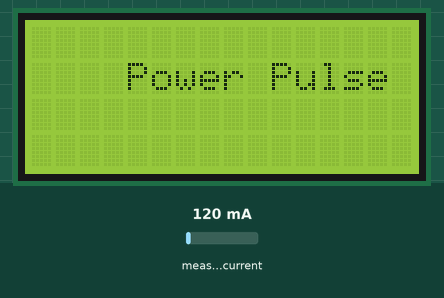
This program was run on a simulated ESP32. Shown: 16×4 character LCD. The test bench sets the inputs (shaded band); at power-on: measured current 120 mA (analog values on the 0–4095 scale). WiFi joins after 1.5 s; servers stay silent unless stated; the local clock reads 2024-03-15 10:24:30 at power-on unless the program sets it; no MQTT or app messages arrive unless stated; what the program prints to the serial monitor is not drawn.

Above: at 0.1 s.
At 10.0 s:
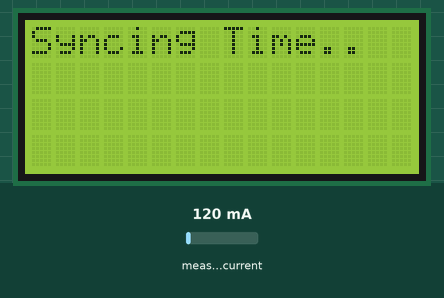
At 13.5 s:
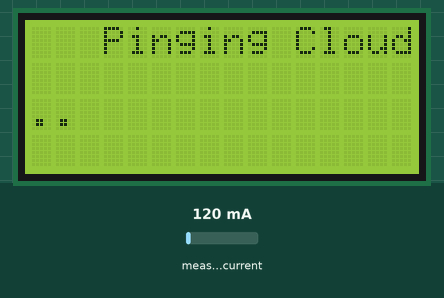
At 16.6 s:
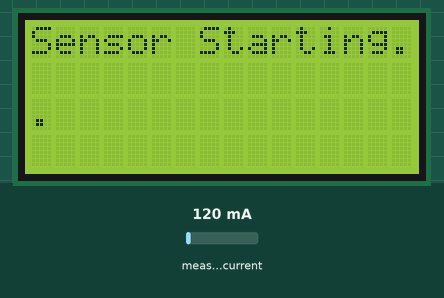
At 19.8 s:
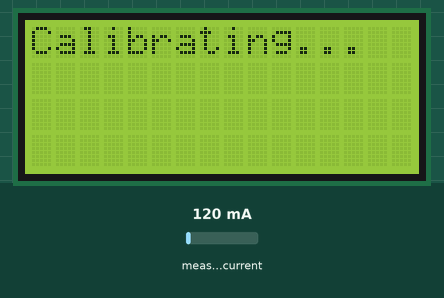
At 35.9 s:
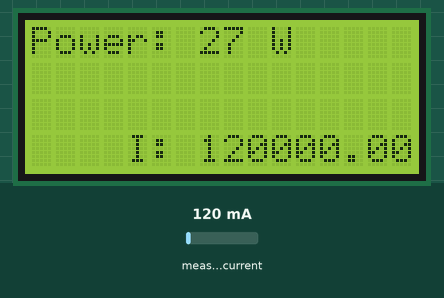

The program:

main.cpp
```cpp
#include <Arduino.h>
#include <LiquidCrystal_I2C.h>
#include "EmonLib.h"
#include <driver/adc.h>
#include <WiFi.h>
#include <time.h>

#include "classes/AWSConnector.cpp"

// WIFI
#define WIFI_SSID "Frontier0119"
#define WIFI_PASSWORD "CeleryViolet2526"

// Name Device for AWS IOT
#define DEVICE_NAME "powerPulse"
#define AWS_IOT_ENDPOINT "a25xd37dcl2y9g-ats.iot.us-east-1.amazonaws.com"
#define AWS_IOT_TOPIC "powerPulse/pub"
#define AWS_RECONNECT_ DDLAY 200
#define AWS_MAX_RECONNECT_TRIES 50
#define MEASUREMENT_INTERVAL 1000 // 1 second
#define UPLOAD_COUNT 30 // 30 measurements
#define CALIBRATION_TIME 10000 // 10 S

// NTP Server settings
#define NTP_SERVER "pool.ntp.org"
#define GTM_OFFSET_SEC 0 // Change based on timezone
#define DAYLIGHT_OFFSET_SEC 0 // Change based on daylight savings time

// Set the LCD address to 0x27 for a 16 chars and 2 line display
LiquidCrystal_I2C lcd(0x27, 16, 4);
EnergyMonitor emon1;
AWSConnector awsConnector;

// Constants
#define ADC_INPUT 34  // GPIO pin for sensor input
#define HOME_VOLTAGE 230.0  // Assuming 230V mains voltage
#define ADC_BITS 10
#define ADC_COUNTS (1<<ADC_BITS)

// Structures to store measurements with timestamps
typedef struct {
  short power;
  double amps;
  unsigned long timestamp;
} PowerMeasurement;

// Variables for timing
PowerMeasurement measurements[UPLOAD_COUNT];
short measureIndex = 0;
unsigned long lastMeasurement = 0;
unsigned long timeFinishedSetup = 0;
bool isCalibrated = true;


void writeEnergyToDisplay(double watts, double amps) {
  lcd.setCursor(0, 0);
  lcd.print("Power: ");
  lcd.print((int)watts);
  lcd.print(" W    ");

  lcd.setCursor(0, 3);
  lcd.print("I: ");
  lcd.print(amps * 1000);
  lcd.print(" mA    ");


// Print to serial for debugging
Serial.print("Power: ");
Serial.print((int)watts);
Serial.print(" W, ");
Serial.print("Current: ");
Serial.print(amps * 1000, 0);
Serial.println(" mA");
}

void printIPAddress() {
  // lcd.setCursor(0, 2);
  Serial.print("IP: ");
  Serial.println(WiFi.localIP().toString());
}


void connectToWifi() {
  lcd.setCursor(0, 0);
  Serial.println("Connecting to WiFi...");

  WiFi.mode(WIFI_STA);
  WiFi.setHostname("PowerPulse");
  WiFi.begin(WIFI_SSID, WIFI_PASSWORD);
  delay(300);

  // Try to connect 10 times to WiFi
  int retries = 0;
  while (WiFi.status() != WL_CONNECTED && retries < 10) {
    delay(500);
    Serial.print(".");
    retries++;
  }

  // If we're still not connected, deep sleep mode and try again
  if(WiFi.status() != WL_CONNECTED) {
    Serial.println("Failed to connect to WiFi");
    esp_sleep_enable_timer_wakeup(1 * 60L * 1000000L);
    esp_deep_sleep_start();

  }

  // Connected Confirmation
  Serial.println("Connected to WiFi");

  // Print IP Address
  printIPAddress();
  delay(3000);
}

void setupTime() {
  // Connect to NTP server
  configTime(GTM_OFFSET_SEC, DAYLIGHT_OFFSET_SEC, NTP_SERVER);

  // Wait for time to be set
  time_t now = 0;
  struct tm timeinfo;
  int retry = 0;
  const int maxRetry = 10;

  while(now < 8 * 3600 * 2 && retry < maxRetry) {
  Serial.print("Waiting for time to be set...");
  delay(500);
  time(&now);
  retry++ ;
  }

  if(retry == maxRetry) {
    Serial.println("Failed to connect to NTP server");
  } else {
    localtime_r(&now, &timeinfo);
    Serial.println("Current time: ");
    Serial.println(asctime(&timeinfo));
  }
}

String getFormattedTime() {
  time_t now;
  struct tm timeinfo;
  time(&now);
  localtime_r(&now, &timeinfo);

  char timeStringBuff[25];

  // YYYY-MM-DDTHH:MM:SS
  sprintf(timeStringBuff, "%d-%02d-%02dT%02d:%02d:%02d", timeinfo.tm_year + 1900, timeinfo.tm_mon + 1, timeinfo.tm_mday, timeinfo.tm_hour, timeinfo.tm_min, timeinfo.tm_sec);

  return String(timeStringBuff);
}

unsigned long getCurrentTimestamp() {
  time_t now;
  time(&now);
  return (unsigned long)now;
}

void setup() {

  // Configure ADC
  adc1_config_channel_atten(ADC1_CHANNEL_6, ADC_ATTEN_DB_12);
  analogReadResolution(ADC_BITS);

  // Initialize serial communication
  Serial.begin(115200);

  // Initialize LCD
  lcd.init();
  lcd.backlight();
  lcd.clear();

  // Display startup message
  lcd.setCursor(4, 1);
  lcd.print("Power Pulse");
  delay(5000);
  lcd.clear();

  connectToWifi();
  lcd.clear();

  // Setup time
  lcd.setCursor(0, 0);
  lcd.print("Syncing Time..");
  setupTime();
  delay(3000);
  lcd.clear();

  // Initialize emon library
  emon1.current(ADC_INPUT, 30);

  lcd.setCursor(3, 0);
  lcd.print("Pinging Cloud..");
  awsConnector.setup();
  delay(3000);
  lcd.clear();


  lcd.setCursor(0, 0);
  lcd.print("Sensor Starting..");
  delay(3000);
  lcd.clear();
  timeFinishedSetup = millis();


}


void loop() {
  unsigned long currentMillis = millis();


  // Take measurements every second
  if (currentMillis - lastMeasurement > MEASUREMENT_INTERVAL) {
    Serial.println("Taking measurement...");

    // Calculate current and power
    double amps = emon1.calcIrms(1480);  // Calculate Irms only
    double watts = amps * HOME_VOLTAGE;

    // Update display
    writeEnergyToDisplay(watts, amps * 1000);

    lastMeasurement = millis();

     // If we're past initial stabilization period (5 seconds)
  if (millis() - timeFinishedSetup < CALIBRATION_TIME) {
    lcd.setCursor(0, 0);
    lcd.clear();
    lcd.print("Calibrating... ");
  } else {
    lcd.setCursor(0, 2);
    printIPAddress();
    Serial.println(getCurrentTimestamp());

    // Store measurements with timestamp
    measurements[measureIndex].power = watts;
    measurements[measureIndex].amps = amps;
    measurements[measureIndex].timestamp = getCurrentTimestamp();
    measureIndex++;
  }


    if(measureIndex == UPLOAD_COUNT) {
      lcd.clear();
      lcd.setCursor(0, 0);
      lcd.print("Uploading to Cloud.. ");

      // Build JSON payload
      String msg = "{";

      // Device ID
      msg += "\"deviceID\": \"" + String(DEVICE_NAME) + "\", ";

      // Measurements array
      msg += "\"measurements\": [";

      for (short i = 0; i < UPLOAD_COUNT; i++) {
        msg += "{";
        msg += "\"power\": ";
        msg += String(measurements[i].power); // Convert to String
        msg += ", ";
        msg += "\"amps\": ";
        msg += String(measurements[i].amps); // Convert to String
        msg += ", ";
        msg += "\"timestamp\": ";
        msg += String(measurements[i].timestamp); // Convert to String
        msg += "}";

        // Add comma if not the last measurement
        if (i < UPLOAD_COUNT - 1) {
          msg += ",";
        }
      }

      // Close JSON array and object
      msg += "]";  // Close measurements array
      msg += "}";  // Close main object

      // Send data to AWS
      awsConnector.sendMessage(msg);

        measureIndex = 0;
      }

      // Keep MQTT connection alive
      awsConnector.loop();
      delay(3000);
      lcd.clear();
  }

  }
```

AWSConnector.cpp
```cpp
#include <WiFiClientSecure.h>
#include <MQTTClient.h>
#include <PubSubClient.h>
#include "certs.h"
#include <ArduinoJson.h>

#define AWS_IOT_ENDPOINT "a25xd37dcl2y9g-ats.iot.us-east-1.amazonaws.com"
#define DEVICE_NAME "powerPulse"
// #define AWS_IOT_TOPIC "$aws/things/" DEVICE_NAME "/shadow/update"
#define AWS_IOT_TOPIC "powerPulse/pub"
#define AWS_IOT_PUBLISH_TOPIC "powerPulse/pub"
#define AWS_IOT_SUBSCRIBE_TOPIC "powerPulse/sub"


class AWSConnector {
  public:
  MQTTClient client = MQTTClient(512);
  WiFiClientSecure net = WiFiClientSecure();
  // PubSubClient client(net);
  bool isConnected = false;

  void messageHandler(char* topic, byte* payload, unsigned int length) {
    Serial.print("Message arrived [");
    Serial.print(topic);
  }

    void setup() {


      // Configure WiFiClientSecure to use the AWS IoT device credentials
      net.setCACert(AWS_CERT_CA);
      net.setCertificate(AWS_CERT_CRT);
      net.setPrivateKey(AWS_CERT_PRIVATE);


      // Connect to the MQTT broker on the AWS endpoint
      client.begin(AWS_IOT_ENDPOINT, 8883, net);

      // client.setServer(AWS_IOT_ENDPOINT, 8883) ;

      int retries = 0;

      while(!client.connect(DEVICE_NAME) && retries < 10) {
        retries++;
        delay(1000);
      }

      //client.setCallback(messageHandler);

      if(!client.connect(DEVICE_NAME)) {
        Serial.println("AWS IoT connection timeout!");
        isConnected = false;
        return;
      }

        Serial.println("Connected to AWS IoT");
        isConnected = true;

    }

    void sendMessage(String msg) {
      client.publish(AWS_IOT_TOPIC, msg);
    }

    void loop() {

      client.loop();
    }
};
```

certs.h
```cpp
#ifndef certs_h
#define certs_h

// Amazon Root CA

static const char AWS_CERT_CA[] PROGMEM = R"EOF(
-----BEGIN CERTIFICATE-----
MIIDQTCCAimgAwIBAgITBmyfz5m/jAo54vB4ikPmljZbyjANBgkqhkiG9w0BAQsF
ADA5MQswCQYDVQQGEwJVUzEPMA0GA1UEChMGQW1hem9uMRkwFwYDVQQDExBBbWF6
b24gUm9vdCBDQSAxMB4XDTE1MDUyNjAwMDAwMFoXDTM4MDExNzAwMDAwMFowOTEL
MAkGA1UEBhMCVVMxDzANBgNVBAoTBkFtYXpvbjEZMBcGA1UEAxMQQW1hem9uIFJv
b3QgQ0EgMTCCASIwDQYJKoZIhvcNAQEBBQADggEPADCCAQoCggEBALJ4gHHKeNXj
ca9HgFB0fW7Y14h29Jlo91ghYPl0hAEvrAIthtOgQ3pOsqTQNroBvo3bSMgHFzZM
9O6II8c+6zf1tRn4SWiw3te5djgdYZ6k/oI2peVKVuRF4fn9tBb6dNqcmzU5L/qw
IFAGbHrQgLKm+a/sRxmPUDgH3KKHOVj4utWp+UhnMJbulHheb4mjUcAwhmahRWa6
VOujw5H5SNz/0egwLX0tdHA114gk957EWW67c4cX8jJGKLhD+rcdqsq08p8kDi1L
93FcXmn/6pUCyziKrlA4b9v7LWIbxcceVOF34GfID5yHI9Y/QCB/IIDEgEw+OyQm
jgSubJrIqg0CAwEAAaNCMEAwDwYDVR0TAQH/BAUwAwEB/zAOBgNVHQ8BAf8EBAMC
AYYwHQYDVR0OBBYEFIQYzIU07LwMlJQuCFmcx7IQTgoIMA0GCSqGSIb3DQEBCwUA
A4IBAQCY8jdaQZChGsV2USggNiMOruYou6r4lK5IpDB/G/wkjUu0yKGX9rbxenDI
U5PMCCjjmCXPI6T53iHTfIUJrU6adTrCC2qJeHZERxhlbI1Bjjt/msv0tadQ1wUs
N+gDS63pYaACbvXy8MWy7Vu33PqUXHeeE6V/Uq2V8viTO96LXFvKWlJbYK8U90vv
o/ufQJVtMVT8QtPHRh8jrdkPSHCa2XV4cdFyQzR1bldZwgJcJmApzyMZFo6IQ6XU
5MsI+yMRQ+hDKXJioaldXgjUkK642M4UwtBV8ob2xJNDd2ZhwLnoQdeXeGADbkpy
rqXRfboQnoZsG4q5WTP468SQvvG5
-----END CERTIFICATE-----
)EOF";


// Private Key

static const char AWS_CERT_PRIVATE[] PROGMEM = R"KEY(
-----BEGIN RSA PRIVATE KEY-----
MIIEpQIBAAKCAQEA4Xd9IF/beRvfyzrXmP3u9fPLZMLvy5hGQw/4tciC2v/uXvz2
cC+dMnSgy7GeddLKDB9r+9xiIMIHxCzYRj/CkZk0VGyGbLWRnI+GsFCmQIa1tHRr
R6mqiAwM1/D5TpfWbl1b4i+qhB+wwTHzHakf4IDzIWIdgqeEIDvzMEw535b+e3Tv
UNM1fMgKLsFkU1EEPb8eA6oXxaMWidi4fWodZzER2pcqkWOKKGczip5NpBtm6bOZ
cGY27VZPUqn+C8mng5LLfcztExUwk7momK7LWlP5QuoGmqHhmxs0IIlWftYI0adj
GjIx1JGoFxuRRrGZwkYq8oCMx8M5LG8tK5v2mwIDAQABAoIBAQCaoYuEb5mjNvXG
eSWyPL3tmvVstrElLdtKVSLa8ZilQA+ov874Y/9owkohSUEHR7jglZBGnQADvW78
IVF25HW5y5vzJrcOyXwDJwBV3goXiQwHpiyJapiVU8ZfN1qUh1g+OvMwbkaA9QcR
iQNW3U4KeAXHaHYazG62eMcx4aVzbN6eF6e3uO8Frx7hV1SzJE+TEefAr1tgrUBF
hClPYd+7Yv6NI30UCrpfDVajJku4mCyM0w+J3CPOakPtIrF8QzrAC7z/FEfk8rce
mbO+7cb4HEyU4zF4Dn7td40WKknLt3DTNIfxjSHcwbm1E0tLbbnqlsotlUHMgTmW
FWbWG+yBAoGBAPWc4jCQvCU0ITSPtbn6CDraCGv9a3SAL+DBeowAe1b3cVsM/Yak
N/8XLrR3AOysPLvttJIUKJQyfqG6UICPHhIublHZTRSBoFlD25gW/UIfoGHKIKF5
VSf/ilZhaJ5Fn1BjZyl/m/N1ZeICRsEtl1AQuuri0az6PjWjsY1bvtPBAoGBAOsA
fqEdL8XGszx7KvTw+aAMdzxveF+qE4Y7/GvWSMDnlIHz8sldxHe4d8VCvBzq+b5z
sP87r8KfPcCtxGYRI5VzXEwnI0IstY9LiLsnjVAI5c+/u3qJ1MmIZEuE+rUaLst2
MEJopcAZ26DcnaG/tc3elKkjIBm77P36q3kM7vFbAoGAWwn/vUiotJGSDU2HapwH
GOlgXcbdYZ1yIbkVl3dGQIIPflReVN3h86fAJBxIN3HQQUhmug7Gy8e7sG7DECP8
XXjgY25MZ+F0ciH473L2BOB8LkMhvTigG+dYe5Q3lxLvbnip8HPgdml5jkCRwWEI
ySCqaA4S8i7/iBpY4bC0FwECgYEAqzbdC308RRgTlkkWbwbymAz9AmckiG5dcztZ
GSgyMXmH1XZquRM8BQ29FVcdvuPjuUKI/iv6Tg2+7BauNL7f8g7ue/03zwrL7O7X
W6PhbSJObSH/8bNh+MMKb4sfLbs5xLsDRh8ARAmS3oxdvG70gl1cai5RQO6OKCzt
qXAm1mkCgYEAkFwK6tOqRmib38gG619H2XBxG/jqLbkHaI4ZfM4wVPnFgDgLzZ0R
VO8nENxi/LjK36ppUQulmfMloz8CILEE90ui02gZq10ED6ARjNG8D3iFnn1Ubui+
9hZYE+ZihITqgV3gGzhM8ISbjoAJ+0q35PN25RzriAaWiF5To7hK+mI=
-----END RSA PRIVATE KEY-----

)KEY";


// Cert for Device
static char AWS_CERT_CRT[] PROGMEM = R"KEY(
-----BEGIN CERTIFICATE-----
MIIDWTCCAkGgAwIBAgIUf068IHyC8VvG/CrI1omE992SIbkwDQYJKoZIhvcNAQEL
BQAwTTFLMEkGA1UECwxCQW1hem9uIFdlYiBTZXJ2aWNlcyBPPUFtYXpvbi5jb20g
SW5jLiBMPVNlYXR0bGUgU1Q9V2FzaGluZ3RvbiBDPVVTMB4XDTI1MDIyODAyMTcw
OFoXDTQ5MTIzMTIzNTk1OVowHjEcMBoGA1UEAwwTQVdTIElvVCBDZXJ0aWZpY2F0
ZTCCASIwDQYJKoZIhvcNAQEBBQADggEPADCCAQoCggEBAOF3fSBf23kb38s615j9
7vXzy2TC78uYRkMP+LXIgtr/7l789nAvnTJ0oMuxnnXSygwfa/vcYiDCB8Qs2EY/
wpGZNFRshmy1kZyPhrBQpkCGtbR0a0epqogMDNfw+U6X1m5dW+IvqoQfsMEx8x2p
H+CA8yFiHYKnhCA78zBMOd+W/nt071DTNXzICi7BZFNRBD2/HgOqF8WjFonYuH1q
HWcxEdqXKpFjiihnM4qeTaQbZumzmXBmNu1WT1Kp/gvJp4OSy33M7RMVMJO5qJiu
y1pT+ULqBpqh4ZsbNCCJVn7WCNGnYxoyMdSRqBcbkUaxmcJGKvKAjMfDOSxvLSub
9psCAwEAAaNgMF4wHwYDVR0jBBgwFoAULz0VJN5BEAzt4yiUQ69jIjjA164wHQYD
VR0OBBYEFKbTnHR/Gc6n+r2l7x+iZiNeF1mNMAwGA1UdEwEB/wQCMAAwDgYDVR0P
AQH/BAQDAgeAMA0GCSqGSIb3DQEBCwUAA4IBAQC4vs7EphcrcliXZwehcsuptGqX
OMczeSZldCKRrntRikXPNiSaIJpRZmQVzyLgZs8qPOTlvZ3kHsDC5PVlSY7DKI0+
UFG9xlVbDXpmM8niIfG9kt4uiqZTGru3/ITZmrczvBGbo0QdCE/THsDzTJYJ2fgm
Ck7In2/G9ueJRbgy03tTWIMcy7WAugC3O+CKUgPtDycLau4yvjfAOrQHc0FJKzMy
LrFQwCRbsPO9y6J6b624jY8N5JhU1H3qROCwvdxa09Qx82WI1XNFIqfFWyqyUBm+
trMRXo2S4/e5YunXQlDHjb8kF4t3J+Qivqf5qG31+T1BathT2TJOZlJuWkGn
-----END CERTIFICATE-----

)KEY";


#endif
```

Measured:
- what the display in image 1 shows lasts 3.5 s, from 9.9 s to 13.4 s
- what the display in image 2 shows lasts 3.1 s, from 13.4 s to 16.5 s
- what the display in image 3 shows lasts 3.0 s, from 16.5 s to 19.5 s
